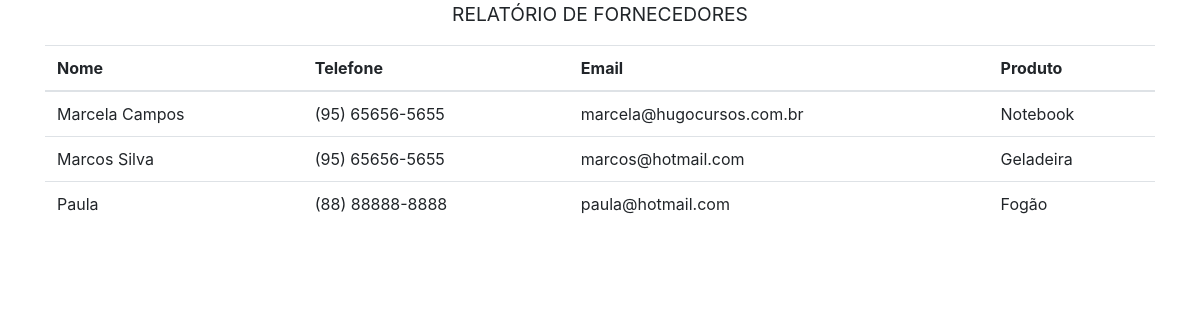
The page /rel/fornecedores.php on the database its author committed.
### tables this page shows
CREATE TABLE `fornecedores` (
  `id` int(11) NOT NULL,
  `nome` varchar(25) NOT NULL,
  `telefone` varchar(15) NOT NULL,
  `email` varchar(30) NOT NULL,
  `produto` int(11) NOT NULL
);

CREATE TABLE `produtos` (
  `id` int(11) NOT NULL,
  `nome` varchar(25) NOT NULL,
  `descricao` varchar(50) NOT NULL,
  `data` date NOT NULL
);

### rel/fornecedores.php (the view, shortened to what this page needs)
<?php
require_once("../conexao.php");
 ?>
 	<link rel="stylesheet" href="https://maxcdn.bootstrapcdn.com/bootstrap/4.0.0/css/bootstrap.min.css">
<body>
 	<div class="container">
	<div class="col-md-12">
		<p align="center"><big>RELATÓRIO DE FORNECEDORES</big></p>
	</div>
	<table class="table">
	  <thead>
	    <tr>
	      <th scope="col">Nome</th>
	      <th scope="col">Telefone</th>
	      <th scope="col">Email</th>
	      <th scope="col">Produto</th>
	    </tr>
	  </thead>
	  <tbody>
	  	<?php
	  		$res = $conexao->query("SELECT * from fornecedores order by nome asc");
			$dados = $res->fetchAll(PDO::FETCH_ASSOC);
			for ($i=0; $i < count($dados); $i++) {
				foreach ($dados[$i] as $key => $value) {
				$nome = $dados[$i]['nome'];
				$telefone = $dados[$i]['telefone'];
				$email = $dados[$i]['email'];
				$produto = $dados[$i]['produto'];
				$res_p = $conexao->query("SELECT * from produtos where id = '$produto'");
				$dados_p = $res_p->fetch(PDO::FETCH_ASSOC);
					foreach ($dados_p as $key => $value) {
					$nome_produto = $dados_p['nome'];
					}
				}
				?>
	    <tr>
	      	<td><?php echo $nome ?></td>
	     	<td><?php echo $telefone ?></td>
	    	<td><?php echo $email ?></td>
	    	<td><?php echo $nome_produto ?></td>
	    </tr>
	<?php } ?>
	  </tbody>
	</table>
</div>
 </body>

### rows shown on the page
fornecedores: nome "Marcela Campos", telefone "(95) 65656-5655", email "marcela@hugocursos.com.br", produtos.nome "Notebook"
fornecedores: nome "Marcos Silva", telefone "(95) 65656-5655", email "marcos@hotmail.com", produtos.nome "Geladeira"
fornecedores: nome "Paula", telefone "(88) 88888-8888", email "paula@hotmail.com", produtos.nome "Fogão"
